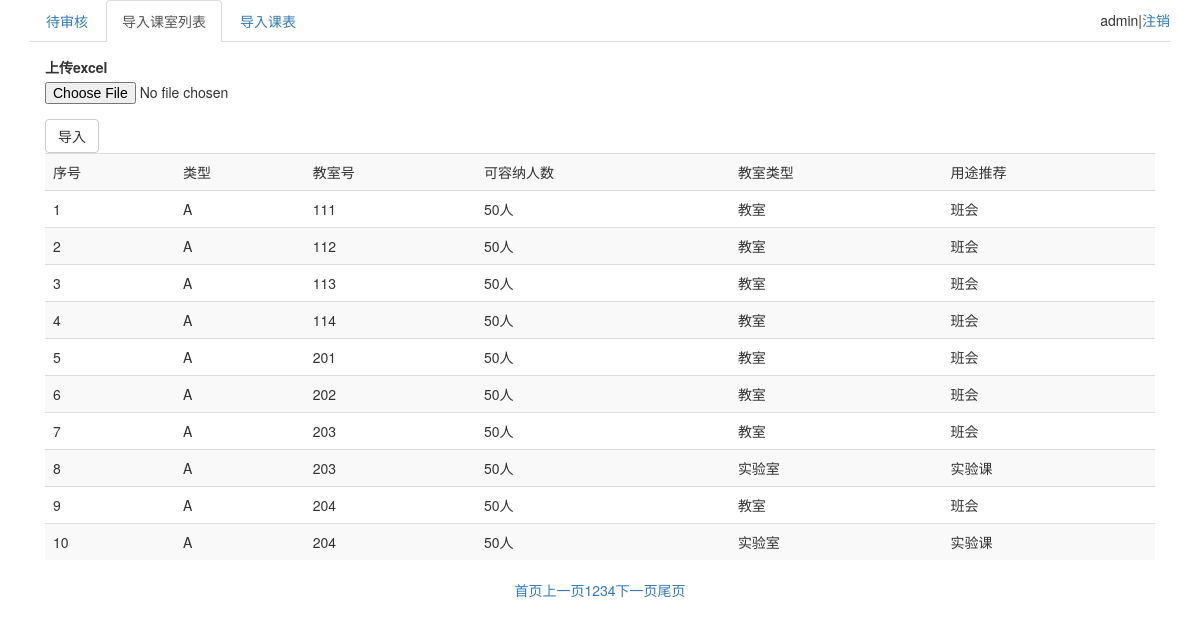
Page /admin/classList.php?page=2 (signed in) on the committed database.
### tables this page shows
CREATE TABLE `class` (
  `id` int(11) NOT NULL AUTO_INCREMENT,
  `building` varchar(2) NOT NULL COMMENT '栋',
  `room` varchar(3) NOT NULL COMMENT '课室号',
  `size` tinyint(1) NOT NULL COMMENT '容纳人数,1:50人，2：100人，3：150人',
  `type` tinyint(1) NOT NULL COMMENT '1:实验室，2：课室',
  `usage` varchar(16) NOT NULL,
  PRIMARY KEY (`id`)
);

### Mysql.class.php (called while the page is built, shortened)
<?php
class Mysql {
    public function query($sql) {
        $re = mysql_query($sql) or die(mysql_error());
        return $re;
    }
    public function getAll($sql) {
        $list = array();
        $rs = $this->query($sql);
        while($row = mysql_fetch_assoc($rs)) {
            $list[] = $row;
        }
        return $list;
    }
    public function getRow($sql) {
        $rs = $this->query($sql);
        return mysql_fetch_assoc($rs);
    }
}

### Page.class.php (called while the page is built, shortened)
<?php
class Page{
    private $pageNum;
    private $result;
    public function __construct($Mysql,$all,$perpage,$eachPage){
        $arr = $Mysql->getRow($all);
        $this->totalPageNum = $arr['total_num'];
        $this->pageNum = ceil($this->totalPageNum / $perpage);
        $this->result = $class = $Mysql->getAll($eachPage);
    }
    public function getPage(){
        return array(
            "result" => $this->result,
            "pageNum" => $this->pageNum
        );
    }
}

### admin/classList.php (the view, shortened to what this page needs)
<!DOCTYPE html>
<?php
if(!(isset($_SESSION['admin']) && !empty($_SESSION['admin']))){
    header('location:login.html');
    exit;
}else{
    include "../Mysql.class.php";
    $Mysql = new Mysql();
}
?>
<html>
<head lang="en">
    <link rel="stylesheet" href="../css/bootstrap.min.css"/>
    <link rel="stylesheet" href="../css/management.css"/>
</head>
<body>
<div class="container">
    <div>
        <ul class="nav nav-tabs">
            <li role="presentation"><a href="management.php">待审核</a></li>
            <li role="presentation"   class="active"><a href="classList.php">导入课室列表</a></li>
            <li role="presentation"><a href="course.php">导入课表</a></li>
            <li class="user">
                <?php echo $_SESSION['admin']; ?>|<span><a href="loginout.php">注销</a></span>
            </li>
        </ul>
    </div>
    <div class="modal-body">
        <form action="do.php" method="post" enctype="multipart/form-data">
            <div class="form-group">
                <label for="exampleInputFile">上传excel</label>
                <input type="file" name="file" id="exampleInputFile">
            </div>
            <button type="submit" class="btn btn-default">导入</button>
        </form>
        <table class="table table-hover table-striped">
            <tr>
                <td>序号</td>
                <td>类型</td>
                <td>教室号</td>
                <td>可容纳人数</td>
                <td>教室类型</td>
                <td>用途推荐</td>
            </tr>
            <?php
            include "../Page.class.php";
            $all = "select count(id) as total_num from class";
            $perpage = 10;
            if (isset($_GET['page']) && !empty($_GET['page'])) {
                $curPage = $_GET['page'];
                $page = ($_GET['page'] - 1) * $perpage;
            } else {
                $page = $curPage = 0;
            }
            $eachPage = "select * from class order by building,room asc limit " . $page . "," . $perpage;
            $Page = new Page($Mysql,$all,$perpage,$eachPage);
            $pageList = $Page->getPage();
            $i = 1;
            foreach ($pageList['result'] as $v) {
                echo "<tr>";
                echo "<td>" . $i++ . "</td>";
                echo "<td>" . $v['building'] . "</td>";
                echo "<td>" . $v['room'] . "</td>";
                echo "<td>";
                switch($v['size']){
                    case 1: echo "50人";break;
                }
                echo "</td>";
                echo "<td>";
                switch($v['type']){
                    case 1: echo "教室";break;
                    case 2: echo "实验室";break;
                }
                echo "</td>";
                echo "<td>".$v['usage']."</td>";
                echo "</tr>";
            }
            ?>
        </table>
        <?php
        echo "<div class='page'>";
        echo "<a href='classList.php?page=1'>首页</a>";
        if ($curPage != 1 && $curPage != 0) {
            echo "<a href='classList.php?page=" . ($curPage - 1) . "'>上一页</a>";
        }
        for ($i = ($curPage - 2) <= 0 ? 1 : ($curPage - 2); $i <= (($curPage+2) >= $pageList['pageNum'] ? $pageList['pageNum'] : ($curPage+2)); $i++) {
            echo "<a href='classList.php?page=" . $i . "'>" . $i . "</a>";
        }
        if ($curPage != $pageList['pageNum']) {
            echo "<a href='classList.php?page=" . ($curPage + 1) . "'>下一页</a>";
        }
        echo "<a href='classList.php?page=" . $pageList['pageNum'] . "'>尾页</a>";
        echo "</div>";
        ?>
    </div>
</div>
</body>
</html>

### admin/classList.php (style rules this page uses)
.nav .user { line-height: 40px; float: right; }
.nav .user span { cursor: pointer; }
.page { text-align: center; }

### rows in the picture
class: building "A", room "111", size "50人", type "教室", usage "班会"
class: building "A", room "112", size "50人", type "教室", usage "班会"
class: building "A", room "113", size "50人", type "教室", usage "班会"
class: building "A", room "114", size "50人", type "教室", usage "班会"
class: building "A", room "201", size "50人", type "教室", usage "班会"
class: building "A", room "202", size "50人", type "教室", usage "班会"
class: building "A", room "203", size "50人", type "教室", usage "班会"
class: building "A", room "203", size "50人", type "实验室", usage "实验课"
class: building "A", room "204", size "50人", type "教室", usage "班会"
class: building "A", room "204", size "50人", type "实验室", usage "实验课"

### other values in the picture
$_SESSION['admin'] "admin"
